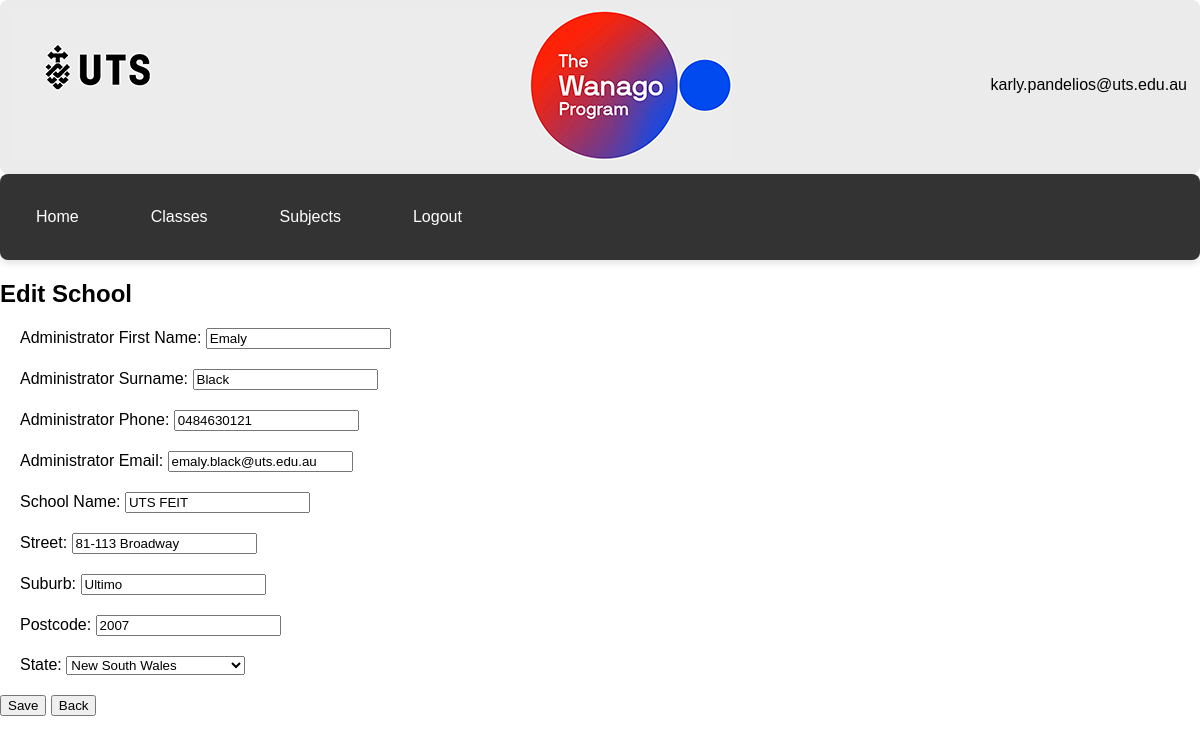
The app's page /textbook/school/2/edit/ (signed in) with its own data.
### textbook/models.py (models this page shows, shortened)
class School(models.Model):
    STATE_CHOICES = [
        ('NSW', 'New South Wales'),
        ('QLD', 'Queensland'),
        ('WA', 'Western Australia'),
        ('TAS', 'Tasmania'),
        ('VIC', 'Victoria'),
        ('NT', 'Northern Territory'),
        ('ACT', 'Australian Capital Territory'),
        ('SA', 'South Australia'),
    ]
    admin_first_name = models.CharField(max_length=50, default='')
    admin_surname = models.CharField(max_length=50, default='')
    admin_phone = models.CharField(max_length=50, default='')
    admin_email = models.EmailField(unique=True, default='')
    school_name = models.CharField(max_length=100, default='')
    school_street = models.CharField(max_length=100, default='')
    school_suburb = models.CharField(max_length=100, default='')
    school_postcode = models.PositiveIntegerField(null=True)
    school_state = models.CharField(max_length=3, choices=STATE_CHOICES, default='NSW')

### textbook/views.py (the view)
# urls.py: path('school/<int:pk>/edit/', SchoolUpdate.as_view(), name='school_edit'),
class SchoolUpdate(LoginRequiredMixin, UpdateView):
    model = School
    form_class = SchoolForm
    template_name = 'textbook/school_form.html'
    success_url = reverse_lazy('textbook:school_list')

### textbook/forms.py
class SchoolForm(forms.ModelForm):
    class Meta:
        model = School
        fields = '__all__'
        labels = {
            'admin_first_name': 'Administrator First Name',
            'admin_surname': 'Administrator Surname',
            'admin_phone': 'Administrator Phone',
            'admin_email': 'Administrator Email',
            'school_name': 'School Name',
            'school_street': 'Street',
            'school_suburb': 'Suburb',
            'school_postcode': 'Postcode',
            'school_state': 'State'}

### users/context_processors.py (called while the page is built)
def schools_list_processor(request):
    if not request.user.is_authenticated:
        return {}
    teacher_profile = request.user.userprofile
    schools_list = teacher_profile.schools.all() if teacher_profile.user_type == 'teacher' else []
    return {'schools_list': schools_list}

### textbook/templates/textbook/school_form.html (shortened to what this page needs)
{% extends "users/layout.html" %}
{% block body %}
<h2>{% if object %}Edit School{% else %}Add School{% endif %}</h2>
<form method="post">
    {{ form.as_p }}
    <button type="submit">Save</button>
    <button type="button" onclick="window.history.back();">Back</button>
</form>
{% endblock %}

### users/templates/users/layout.html (shortened to what this page needs)
{% load static %}
<!DOCTYPE html>
<html lang="en">
<head>
    <link href="{% static 'users/styles.css' %}" rel="stylesheet">
</head>
<body>
    <div class="header">
        <div class="logo">
            <img src="{% static 'users/logo.jpg' %}" alt="Logo">
        </div>
        {% if user.is_authenticated %}
            <div class="user-info">
                <table class="right-aligned-table"><tr>
                <td>
                    <span>{{ user.username }}</span>
                </td></tr>
                <tr><td>
                </td>
                </tr></table>
            </div>
        {% endif %}
    </div>
    {% if user.is_authenticated %}
        <ul class="menu">
            <li><a href="{% url 'users:index' %}">Home</a></li>
            {% if user.is_superuser %}
                <li><a href="{% url 'users:school_user' %}">Admin</a></li>
            {% elif user.userprofile.user_type == 'school' %}
                <li><a href="{% url 'users:school_user' %}">Admin</a></li>
            {% elif user.userprofile.user_type == 'admin' %}
                <li><a href="{% url 'users:create_teacher' %}">Teachers</a></li>
                <li><a href="{% url 'users:teacher_classes' %}">Classes</a></li>
                <li><a href="{% url 'users:teacher_subjects' %}">Subjects</a></li>
            {% elif user.userprofile.user_type == 'teacher' %}
                <li><a href="{% url 'users:teacher_classes' %}">Classes</a></li>
                <li><a href="{% url 'users:teacher_subjects' %}">Subjects</a></li>
            {% elif user.userprofile.user_type == 'student' %}
                <li><a href="{% url 'users:student_subjects' %}">Subjects</a></li>
            {% endif %}
            <li><a href="{% url 'users:logout' %}">Logout</a></li>
        </ul>
    {% endif %}
{% block body %}
{% endblock %}
</body>
</html>

### users/static/users/styles.css (style rules this page uses)
html, body { width: 100%; margin: 0; padding: 0; font-family: Arial, sans-serif; }
p { margin: 20px; }
.header { display: flex; align-items: center; justify-content: space-between; padding: 10px; background-color: #ebebeb; padding: 10px; text-align: center; border-radius: 8px; }
.logo img { height: 150px; width: auto; }
.user-info { display: flex; align-items: right; }
.right-aligned-table { width: 100%; text-align: right; }
a { font-family: Arial, sans-serif; color: #007BFF; text-decoration: none; transition: color 0.2s; margin: 20px; }
.menu { list-style-type: none; width: 100%; margin: 0; padding: 0; display: flex; align-items: center; background-color: #333; border-radius: 8px; box-shadow: 0 4px 6px rgba(0,0,0,0.1); }
.menu li a { display: block; color: white; text-align: center; padding: 14px 16px; text-decoration: none; border-radius: 8px 8px 0 0; font-family: Arial, sans-serif; }

### records on screen
School: admin_first_name "Emaly", admin_surname "Black", admin_phone "0484630121", admin_email "emaly.black@uts.edu.au", school_name "UTS FEIT", school_street "81-113 Broadway", school_suburb "Ultimo", school_postcode "2007", school_state "New South Wales"

### other values on screen
{{ user.username }} "karly.pandelios@uts.edu.au"
